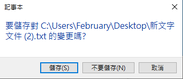
#> input picture uniclass2200319-2.0cpu/new_demo/1.png, 183 x 79 px, shrunk from 351 x 151 before the run, given in place of 2-0.png, which was not available
$ python demo1.py
#> lines starting #> are read from the running program, lines starting #| are printed output that depends on the picture; pictures that were not available may be replaced by others from this repository, and a replacement may not be noted
import cv2
from matplotlib import pyplot as plt

def match_ORB():
	img1 = cv2.imread('/mnt/98a1b2d9-a271-4ccb-9a8d-ea927725df40/work/uniclass2200319/new_demo/2-0.png',0)
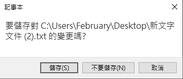
#> img1: shape (79, 183); min 38, max 255, mean 237.4
	img2 = cv2.imread('/mnt/98a1b2d9-a271-4ccb-9a8d-ea927725df40/work/uniclass2200319/new_demo/2.png',0)
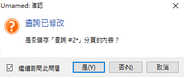
#> input picture uniclass2200319-2.0cpu/new_demo/2.png, 185 x 78 px, shrunk from 356 x 149 before the run, found by its file name
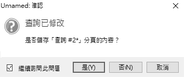
#> img2: shape (78, 185); min 25, max 255, mean 240.1

	# 使用ORB特徵檢測器和描述符，計算關鍵點和描述符
	orb = cv2.ORB_create()
	kp1, des1 = orb.detectAndCompute(img1,None)
#> kp1 = 44 keypoints; strongest (x, y, size): (41, 37, 31), (37, 34, 31), (69, 34, 31), (63, 35, 31)
	kp2, des2 = orb.detectAndCompute(img2,None)
#> kp2 = 61 keypoints; strongest (x, y, size): (56, 39, 31), (60, 39, 31), (92, 41, 31), (69, 40, 31)

	bf = cv2.BFMatcher(normType=cv2.NORM_HAMMING, crossCheck=True)
	matches = bf.match(des1,des2)
#> matches = 15 matches
	matches = sorted(matches, key = lambda x:x.distance)

	img3 = cv2.drawMatches(img1=img1,keypoints1=kp1,
						   img2=img2,keypoints2=kp2,
						   matches1to2=matches,
						   outImg=img2, flags=2)
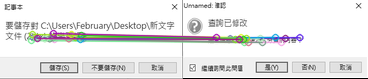
#> img3: shape (79, 368, 3); mean of channels 0, 1, 2 230.8, 230.5, 230.8; drawn as B, G, R
	return img3

if __name__ == '__main__':
    img3 = match_ORB()
    plt.imshow(img3)
    plt.show()
